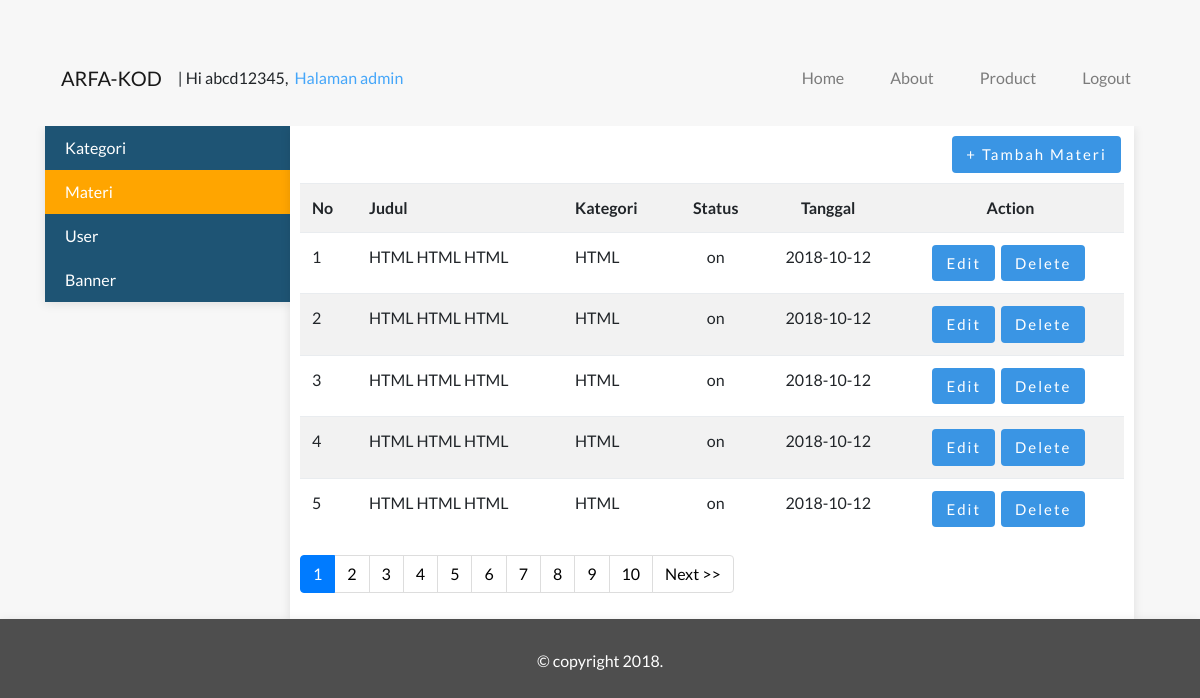
The page /index.php?page=halaman_admin&module=materi&action=list (signed in) on the database its author committed.
### tables this page shows
CREATE TABLE `materi` (
  `materi_id` int(10) NOT NULL,
  `kategori_id` int(10) NOT NULL,
  `judul` varchar(250) NOT NULL,
  `isi` text NOT NULL,
  `gambar` varchar(300) NOT NULL,
  `tag` varchar(50) NOT NULL,
  `status` enum('on','off') NOT NULL,
  `tanggal` date NOT NULL
);

CREATE TABLE `kategori` (
  `kategori_id` int(11) NOT NULL,
  `kategori` varchar(100) NOT NULL,
  `status` enum('on','off') NOT NULL
);

### module/materi/list.php (the view, shortened to what this page needs)
<div class="frame-tamabah">
	<a href="<?php echo BASE_URL."index.php?page=halaman_admin&module=materi&action=form"; ?>" class="btn tombol-action" >+ Tambah Materi</a>
</div>
<div class="row">
	<div class="col-md-12">
		<?php
			$pagination = isset($_GET['pagination']) ? $_GET['pagination'] : 1;
			$data_per_halaman = 5;
			$mulai_dari = ($pagination-1) * $data_per_halaman;
			$queryMateri = mysqli_query($koneksi, "SELECT materi.*, kategori.kategori FROM materi JOIN kategori ON materi.kategori_id = kategori.kategori_id ORDER BY tanggal DESC LIMIT $mulai_dari, $data_per_halaman ");
			if (mysqli_num_rows($queryMateri) == 0) {
				echo "<h4>Saat ini belum ada kategori di dalam tabel kategori</h4>";
			} else {
				echo "<table class='table table-striped table-hover'>";
				echo "<tr>
							<th>No</th>
							<th>Judul</th>
							<th>Kategori</th>
							<th class='text-center'>Status</th>
							<th class='text-center'>Tanggal</th>
							<th class='text-center'>Action</th>
					 </tr>";
				$no=1 + $mulai_dari;
				while ($row=mysqli_fetch_assoc($queryMateri)) {
					echo "<tr>
								<td>$no</td>
								<td>$row[judul]</td>
								<td>$row[kategori]</td>
								<td class='text-center'>$row[status]</td>
								<td class='text-center'>$row[tanggal]</td>
								<td class='text-center'>
									<a href='".BASE_URL."index.php?page=halaman_admin&module=materi&action=form&materi_id=$row[materi_id]' class='btn tombol-action' >Edit</a>
									<a href='".BASE_URL."module/materi/action.php?button=Delete&materi_id=$row[materi_id]' class='btn tombol-action' >Delete</a>
								</td>
						  </tr>";
						  $no++;
				}
				echo "</table>";
			}
		?>
	</div>
</div>

### assets/css/style.css (style rules this page uses)
html { position:relative; }
body { font-family: lato; margin-bottom:100px; }
.btn.tombol-action { background: #3a95e4; cursor: pointer; color: white; font-size: 15px; letter-spacing: 2px; padding: 6px 13px; display: inline-block; margin-right: 3px; }
.frame-tamabah { margin-bottom: 10px; text-align: right; overflow: hidden; }

### rows shown on the page
materi: judul "HTML HTML HTML", kategori.kategori "HTML", status "on", tanggal "2018-10-12"
materi: judul "HTML HTML HTML", kategori.kategori "HTML", status "on", tanggal "2018-10-12"
materi: judul "HTML HTML HTML", kategori.kategori "HTML", status "on", tanggal "2018-10-12"
materi: judul "HTML HTML HTML", kategori.kategori "HTML", status "on", tanggal "2018-10-12"
materi: judul "HTML HTML HTML", kategori.kategori "HTML", status "on", tanggal "2018-10-12"

### other values the page prints
$nama "abcd12345"
